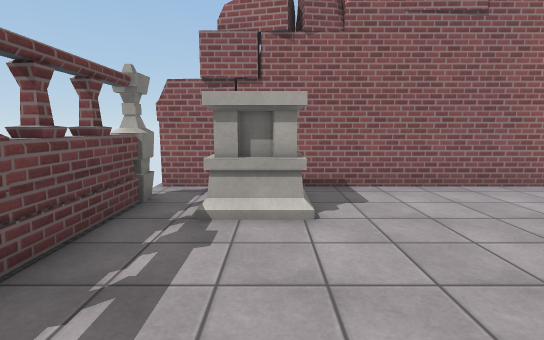
View 1 (above)

13 first-person views from a walk through a Unity game level. The camera is 1.4 m above the floor, tilts 8° down and sees 85° across. The floor is counted in squares, 1 m on a side. Each view is taken from the middle of a square. On the plan, view 1 faces up. The plan holds only what a view shows up to about 14 squares ahead; the rest is blank. Surface patterns are stand-ins for the level's own textures.

View 2
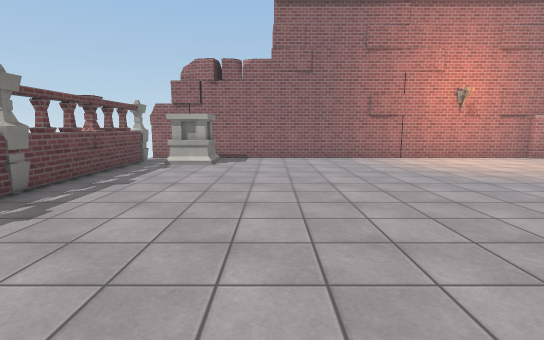

View 3
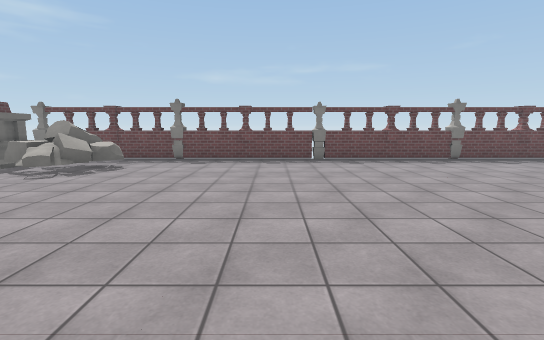

View 4
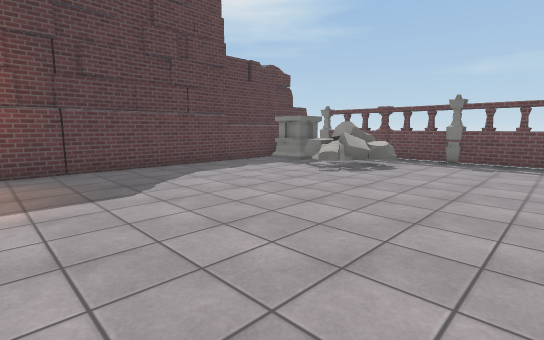

View 5
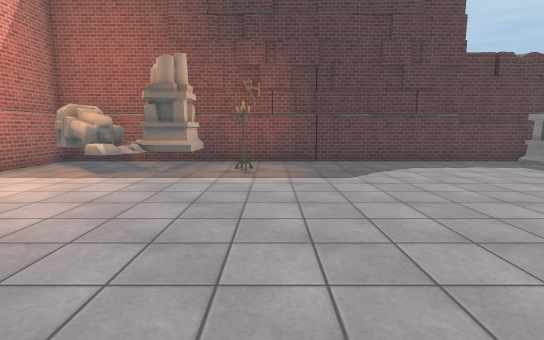

View 6
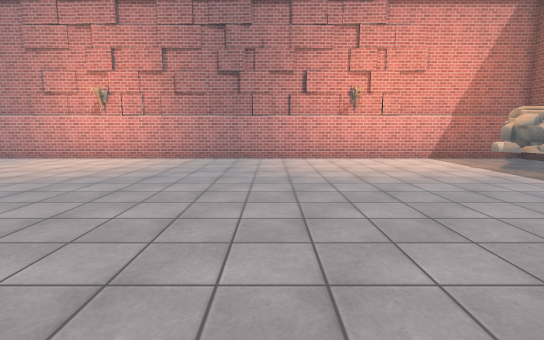

View 7
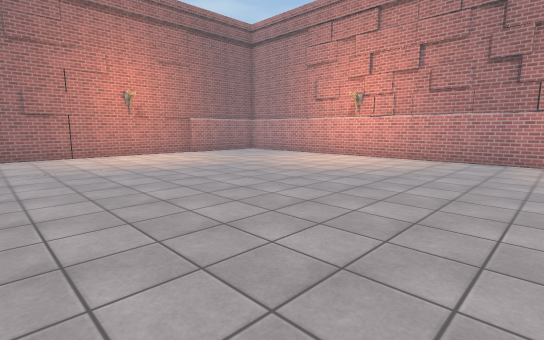

View 8
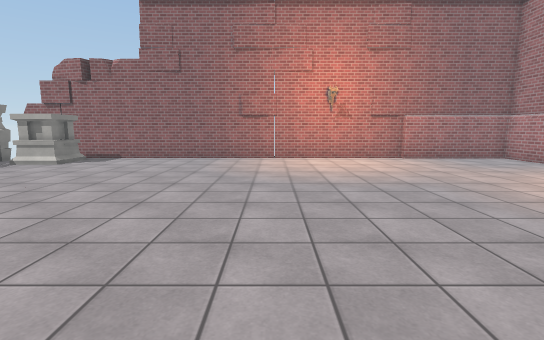

View 9
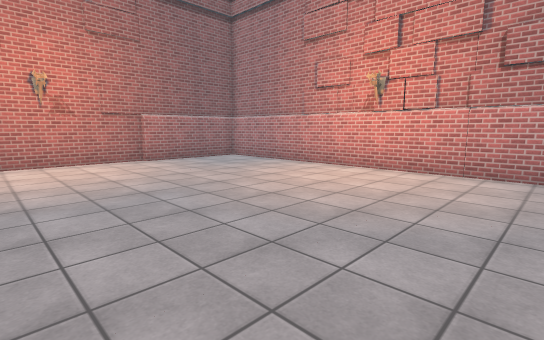

View 10
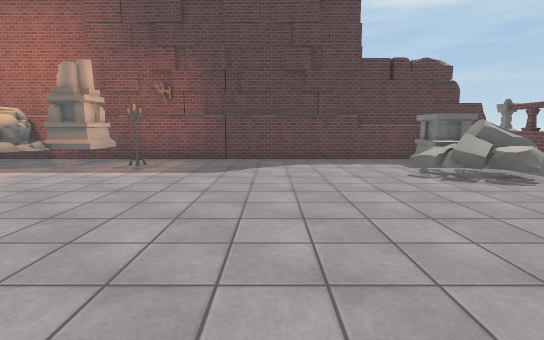

View 11
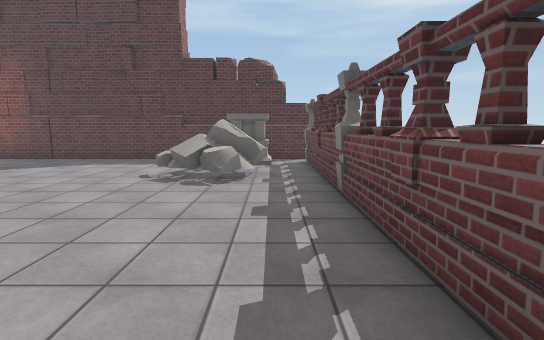

View 12
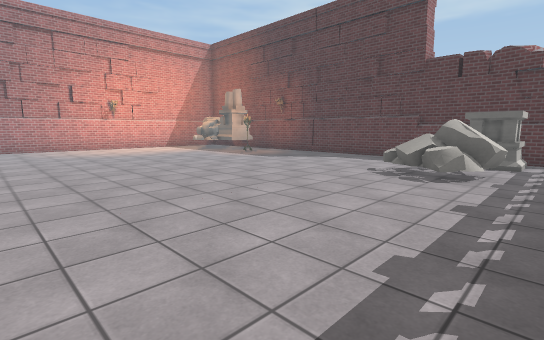

View 13
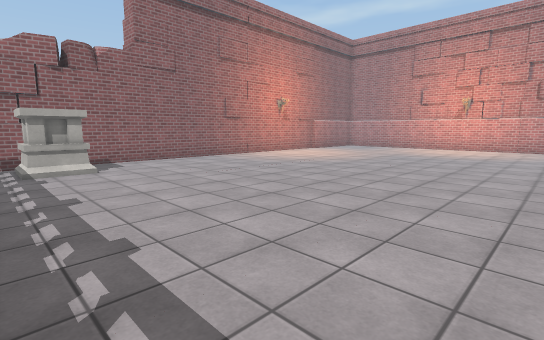

### Floor plan
Points are (right, up) in squares from view 1. A wall is a line through its corners. A room is listed if a view was taken in it or the views show most of it. See-through windows are left out.
Room 1 (views 1, 2, 3, 4, 5, 6, 7, 8, 9, 10, 11, 12, 13)
walls: (-0.6, -15.6) (0.2, -15.7); (13.8, -18.2) (15.5, -18.2); (14.4, -18.4) (15, -18.4); (16.4, -17.4) (16.7, -17.2) (18.6, -19); (16.1, -17.8) (16.6, -17.5) (17.9, -18.8); (16.1, -18.1) (16.6, -17.5); (15.2, 7.1) (-2.8, 7.1); (13.9, -19.9) (13.9, -18); (-2.5, 6.1) (-2.5, -19.8); (-0.2, -20.9) (3.1, -20.9); (-2.6, -20.6) (14.5, -20.6); (-2.8, -20.9) (-0.6, -20.9); (19.9, -20.6) (19.9, 6.8) (15.1, 6.8)
low walls: (0.4, -14.5) (1, -15.1); (0.8, -15.5) (1.3, -14.9) (1.6, -15.3); (-0.2, -14.7) (0.2, -14.5) (0.7, -14.7); (-0.2, -14.8) (0.2, -14.5); (0.3, -15.7) (0.8, -15.8) (0.5, -16.8); (15.5, -16.9) (15.9, -16.6); (13.9, -18) (15.4, -18); (15.8, -17) (16.1, -16.7) (16.6, -16.8); (-0.8, -16.5) (-0.6, -15.5) (-0.1, -15)
ways out: gap at (19, -19)
objects: pedestal (-1, -20) to (1, -18); pedestal (-1, 5) to (0, 6)

Positions as (right, up) in squares from view 1, and headings:
1: (0, 0), facing up
2: (3, -7), facing up
3: (11, -9), facing left
4: (11, -10), facing down-left
5: (11, -8), facing down
6: (6, -9), facing right
7: (6, -9), facing up-right
8: (9, -7), facing up
9: (10, -6), facing up-right
10: (7, -7), facing down
11: (-1, -7), facing down
12: (-2, -6), facing down-right
13: (-2, -6), facing up-right
